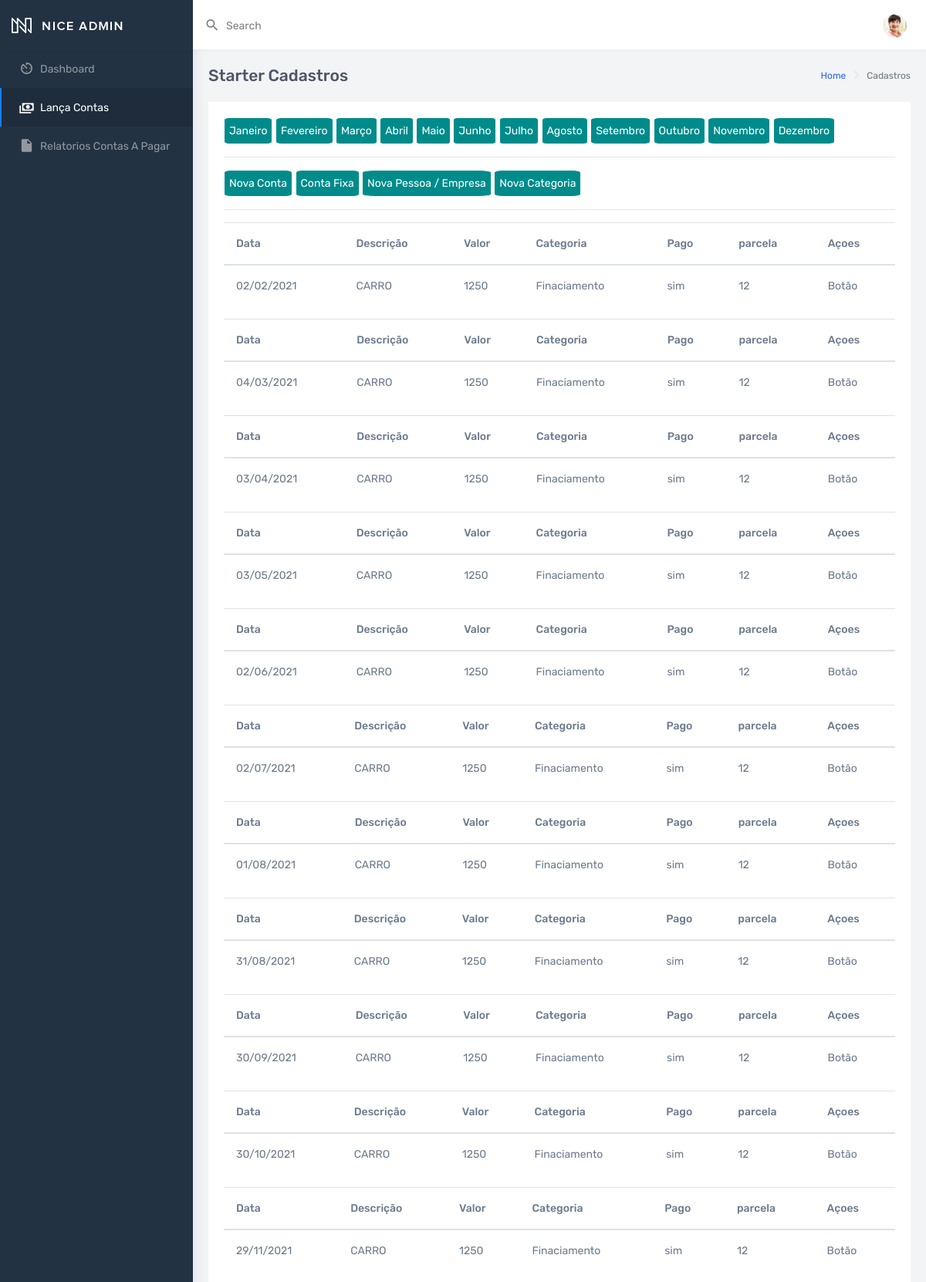
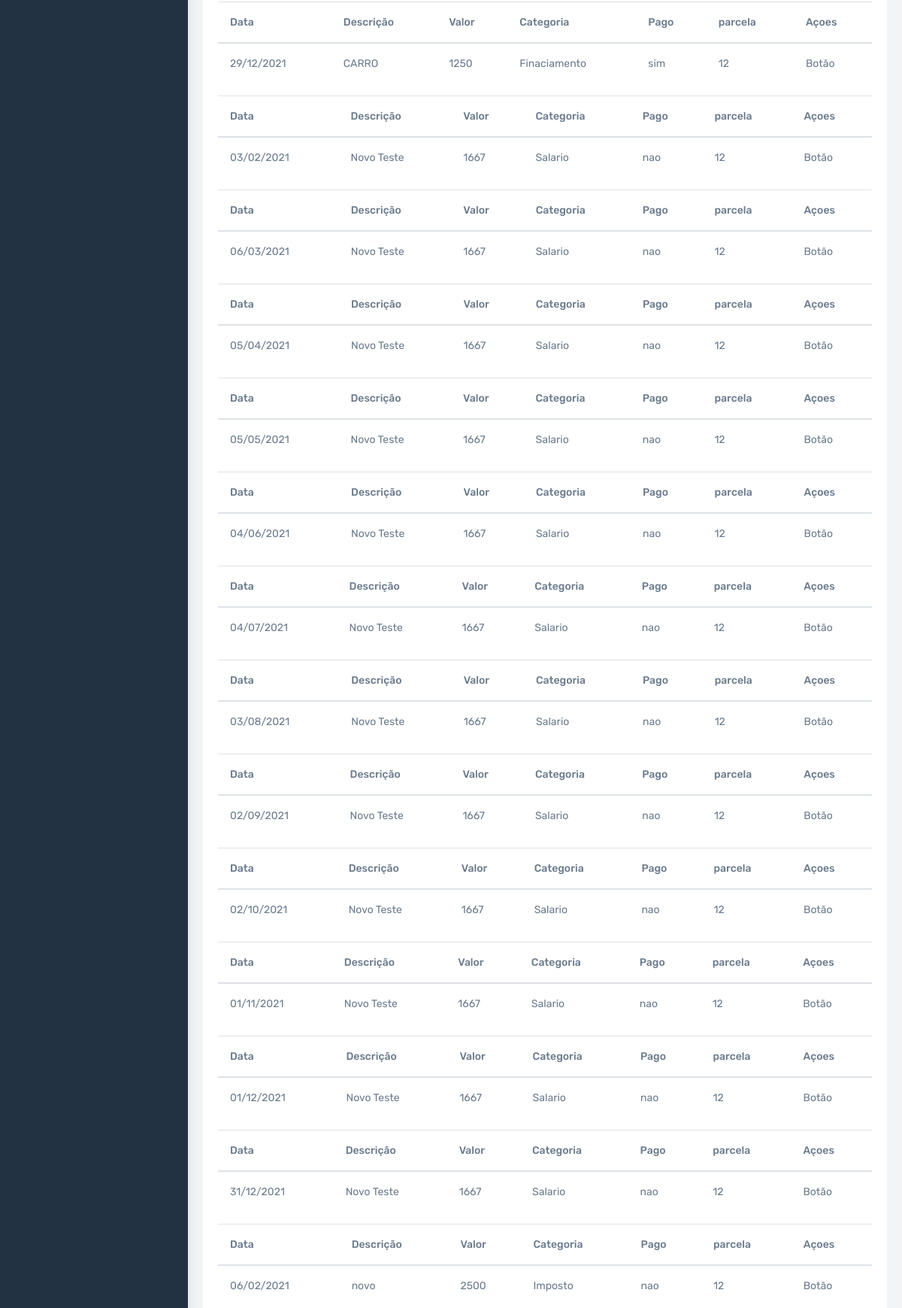
Screenshot of /nice-html/contas/contas_a_pagar.php (upper part) with the database file from the repository (2 pictures, top to bottom).
### tables this page shows
CREATE TABLE IF NOT EXISTS `tb_contas` (
  `id` int(11) NOT NULL AUTO_INCREMENT,
  `data` varchar(120) NOT NULL,
  `descricao` varchar(255) NOT NULL,
  `valor` int(255) NOT NULL,
  `parcela` varchar(255) NOT NULL,
  `categoria` varchar(255) NOT NULL,
  `pago` varchar(255) NOT NULL,
  PRIMARY KEY (`id`)
);

### nice-html/contas/Contas_class.php (called while the page is built, shortened)
<?php
class Contas extends Conexao
{
    public function relatorioDeContasApagar()
    {
        $pdo = parent::get_instace();
        $sql = "SELECT * FROM  tb_contas ";
        $sql = $pdo->prepare($sql);
        $sql->execute();
        return $sql->fetchAll();
    }
}

### nice-html/contas/contas_a_pagar.php (the view, shortened to what this page needs)
<?php
include('Contas_class.php');
?>
<!DOCTYPE html>
<html dir="ltr" lang="en">
<head>
    <link href="../../dist/css/style.css" rel="stylesheet">
</head>
<body>
    <div id="main-wrapper" data-navbarbg="skin6" data-theme="light" data-layout="vertical" data-sidebartype="full" data-boxed-layout="full">
        <header class="topbar" data-navbarbg="skin6">
            <nav class="navbar top-navbar navbar-expand-md navbar-light">
                <div class="navbar-header" data-logobg="skin5">
                    <div class="navbar-brand">
                        <a href="index.html" class="logo">
                            <b class="logo-icon">
                                <img src="../../assets/images/logo-light-icon.png" alt="homepage" class="light-logo" />
                            </b>
                            <span class="logo-text">
                                <img src="../../assets/images/logo-light-text.png" class="light-logo" alt="homepage" />
                            </span>
                        </a>
                    </div>
                </div>
                <div class="navbar-collapse collapse" id="navbarSupportedContent" data-navbarbg="skin6">
                    <ul class="navbar-nav float-left mr-auto">
                        <li class="nav-item search-box">
                            <a class="nav-link waves-effect waves-dark" href="javascript:void(0)">
                                <div class="d-flex align-items-center">
                                    <i class="mdi mdi-magnify font-20 mr-1"></i>
                                    <div class="ml-1 d-none d-sm-block">
                                        <span>Search</span>
                                    </div>
                                </div>
                            </a>
                        </li>
                    </ul>
                    <ul class="navbar-nav float-right">
                        <li class="nav-item dropdown">
                            <a class="nav-link dropdown-toggle text-muted waves-effect waves-dark pro-pic" href="" data-toggle="dropdown" aria-haspopup="true" aria-expanded="false"><img src="../../assets/images/users/1.jpg" alt="user" class="rounded-circle" width="31"></a>
                        </li>
                    </ul>
                </div>
            </nav>
        </header>
        <aside class="left-sidebar" data-sidebarbg="skin5">
            <div class="scroll-sidebar">
                <nav class="sidebar-nav">
                    <ul id="sidebarnav">
                        <li class="sidebar-item">
                            <a class="sidebar-link waves-effect waves-dark sidebar-link" href="../ltr/index.php" aria-expanded="false">
                                <i class="mdi mdi-av-timer"></i>
                                <span class="hide-menu">Dashboard</span>
                            </a>
                        </li>
                        <li class="sidebar-item">
                            <a class="sidebar-link waves-effect waves-dark sidebar-link" href="contas_a_pagar.php" aria-expanded="false">
                                <i class="mdi mdi-cash-multiple"></i>
                                <span class="hide-menu"> Lança Contas</span>
                            </a>
                        </li>
                        <li class="sidebar-item">
                            <a class="sidebar-link waves-effect waves-dark sidebar-link" href="#" aria-expanded="false">
                                <i class="mdi mdi-file"></i>
                                <span class="hide-menu">Relatorios Contas A Pagar</span>
                            </a>
                        </li>
                    </ul>
                </nav>
            </div>
        </aside>
        <div class="page-wrapper">
            <div class="page-breadcrumb">
                <div class="row">
                    <div class="col-5 align-self-center">
                        <h4 class="page-title">Starter Cadastros</h4>
                    </div>
                    <div class="col-7 align-self-center">
                        <div class="d-flex align-items-center justify-content-end">
                            <nav aria-label="breadcrumb">
                                <ol class="breadcrumb">
                                    <li class="breadcrumb-item">
                                        <a href="#">Home</a>
                                    </li>
                                    <li class="breadcrumb-item active" aria-current="page">Cadastros</li>
                                </ol>
                            </nav>
                        </div>
                    </div>
                </div>
            </div>
            <div class="container-fluid">
                <div class="row">
                    <div class="col-12">
                        <div class="card">
                            <div class="card-body">
                                <div class="btn-toolbar mb-3" role="toolbar" aria-label="Toolbar with button groups">
                                    <div class="btn-group mr-2" role="group" aria-label="First group">
                                        <form action="" method="GET">
                                            <button type="submit" name="janeiro" class="btna  margi-mes">Janeiro</button>
                                            <button type="submit" name="fevereiro" class="btna  margi-mes">Fevereiro</button>
                                            <button type="submit" name="marco" class="btna  margi-mes">Março</button>
                                            <button type="submit" name="abril" class="btna  margi-mes">Abril</button>
                                            <button type="submit" name="maio" class="btna  margi-mes">Maio</button>
                                            <button type="submit" name="junho" class="btna  margi-mes">Junho</button>
                                            <button type="submit" name="julho" class="btna  margi-mes">Julho</button>
                                            <button type="submit" name="agosto" class="btna  margi-mes">Agosto</button>
                                            <button type="submit" name="setembro" class="btna  margi-mes">Setembro</button>
                                            <button type="submit" name="outubro" class="btna  margi-mes">Outubro</button>
                                            <button type="submit" name="novembro" class="btna  margi-mes">Novembro</button>
                                            <button type="submit" name="dezembro" class="btna  margi-mes">Dezembro</button>
                                        </form>
                                    </div>
                                </div>
                                <hr>
                                <button type="button" class="btnn" data-toggle="modal" data-target="#exampleModalCenter">
                                    Nova Conta
                                </button>
                                <button type="button" class="btnn" data-toggle="modal" data-target="#exampleModalCenterFIXA">
                                    Conta Fixa
                                </button>
                                <button type="button" class="btnn" data-toggle="modal" data-target="#exampleModalCenternovapessoa">
                                    Nova Pessoa / Empresa
                                </button>
                                <button type="button" class="btnn" data-toggle="modal" data-target="#exampleModalCenternovacategoria">
                                    Nova Categoria
                                </button>
                                <br>
                                <hr>
                                <?php
                                $Contas = new Contas();
                                ?>
                                <div class="table-responsive ladodireito">
                                    <?php
                                    foreach ($Contas->relatorioDeContasApagar() as $contas) :
                                    ?>
                                        <table class="table">
                                            <thead>
                                                <tr>
                                                    <th scope="col">Data</th>
                                                    <th scope="col">Descrição</th>
                                                    <th scope="col">Valor </th>
                                                    <th scope="col">Categoria</th>
                                                    <th scope="col">Pago </th>
                                                    <th scope="col">parcela</th>
                                                    <th scope="col">Açoes</th>
                                                </tr>
                                            </thead>
                                            <tbody>
                                                <tr>
                                                    <td><?php echo $contas['data'] ?></td>
                                                    <td><?php echo $contas['descricao'] ?></td>
                                                    <td><?php echo $contas['valor'] ?></td>
                                                    <td><?php echo $contas['categoria'] ?></td>
                                                    <td><?php echo $contas['pago'] ?></td>
                                                    <td><?php echo $contas['parcela'] ?></td>
                                                    <td>Botão</td>
                                                </tr>
                                            </tbody>
                                        </table>
                                    <?PHP endforeach ?>
                                </div>
                            </div>
                        </div>
                    </div>
                </div>
            </div>
</body>
</html>

### nice-html/contas/contas_a_pagar.php (style rules this page uses)
.btnn { background-color: darkcyan; color: white; border-radius: 10%; border: 1px solid; height: 35px; }
.btna { background-color: darkcyan; color: white; border-radius: 10%; border: 1px solid; height: 35px; }
.ladodireito { float: end; }

### rows the page displays
tb_contas: data "02/02/2021", descricao "CARRO", valor "1250", categoria "Finaciamento", pago "sim", parcela "12"
tb_contas: data "04/03/2021", descricao "CARRO", valor "1250", categoria "Finaciamento", pago "sim", parcela "12"
tb_contas: data "03/04/2021", descricao "CARRO", valor "1250", categoria "Finaciamento", pago "sim", parcela "12"
tb_contas: data "03/05/2021", descricao "CARRO", valor "1250", categoria "Finaciamento", pago "sim", parcela "12"
tb_contas: data "02/06/2021", descricao "CARRO", valor "1250", categoria "Finaciamento", pago "sim", parcela "12"
tb_contas: data "02/07/2021", descricao "CARRO", valor "1250", categoria "Finaciamento", pago "sim", parcela "12"
tb_contas: data "01/08/2021", descricao "CARRO", valor "1250", categoria "Finaciamento", pago "sim", parcela "12"
tb_contas: data "31/08/2021", descricao "CARRO", valor "1250", categoria "Finaciamento", pago "sim", parcela "12"
tb_contas: data "30/09/2021", descricao "CARRO", valor "1250", categoria "Finaciamento", pago "sim", parcela "12"
tb_contas: data "30/10/2021", descricao "CARRO", valor "1250", categoria "Finaciamento", pago "sim", parcela "12"
tb_contas: data "29/11/2021", descricao "CARRO", valor "1250", categoria "Finaciamento", pago "sim", parcela "12"
tb_contas: data "29/12/2021", descricao "CARRO", valor "1250", categoria "Finaciamento", pago "sim", parcela "12"
tb_contas: data "03/02/2021", descricao "Novo Teste", valor "1667", categoria "Salario", pago "nao", parcela "12"
tb_contas: data "06/03/2021", descricao "Novo Teste", valor "1667", categoria "Salario", pago "nao", parcela "12"
tb_contas: data "05/04/2021", descricao "Novo Teste", valor "1667", categoria "Salario", pago "nao", parcela "12"
tb_contas: data "05/05/2021", descricao "Novo Teste", valor "1667", categoria "Salario", pago "nao", parcela "12"
tb_contas: data "04/06/2021", descricao "Novo Teste", valor "1667", categoria "Salario", pago "nao", parcela "12"
tb_contas: data "04/07/2021", descricao "Novo Teste", valor "1667", categoria "Salario", pago "nao", parcela "12"
tb_contas: data "03/08/2021", descricao "Novo Teste", valor "1667", categoria "Salario", pago "nao", parcela "12"
tb_contas: data "02/09/2021", descricao "Novo Teste", valor "1667", categoria "Salario", pago "nao", parcela "12"
tb_contas: data "02/10/2021", descricao "Novo Teste", valor "1667", categoria "Salario", pago "nao", parcela "12"
tb_contas: data "01/11/2021", descricao "Novo Teste", valor "1667", categoria "Salario", pago "nao", parcela "12"
tb_contas: data "01/12/2021", descricao "Novo Teste", valor "1667", categoria "Salario", pago "nao", parcela "12"
tb_contas: data "31/12/2021", descricao "Novo Teste", valor "1667", categoria "Salario", pago "nao", parcela "12"
tb_contas: data "06/02/2021", descricao "novo", valor "2500", categoria "Imposto", pago "nao", parcela "12"
